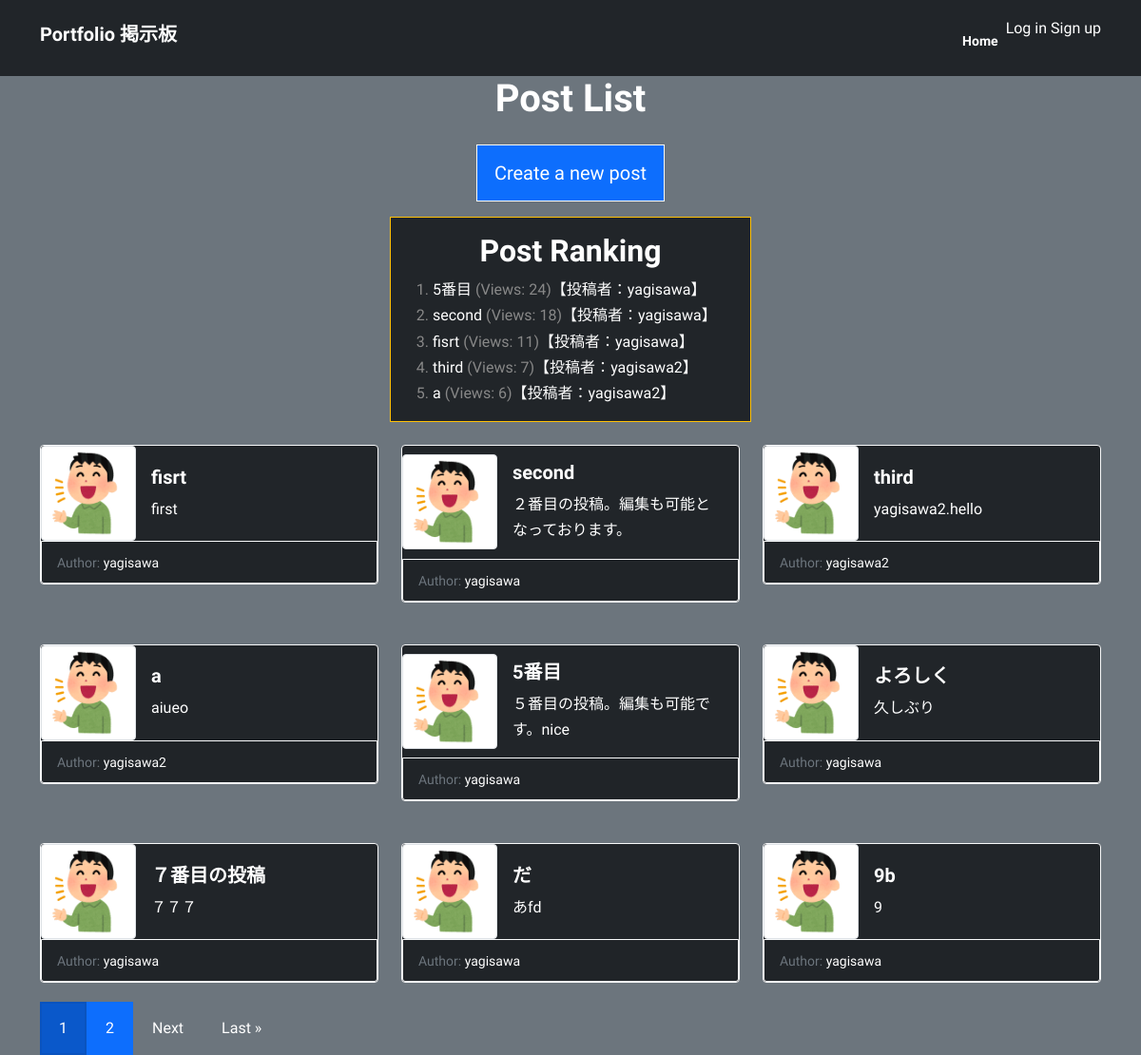
The app's page /, older data.
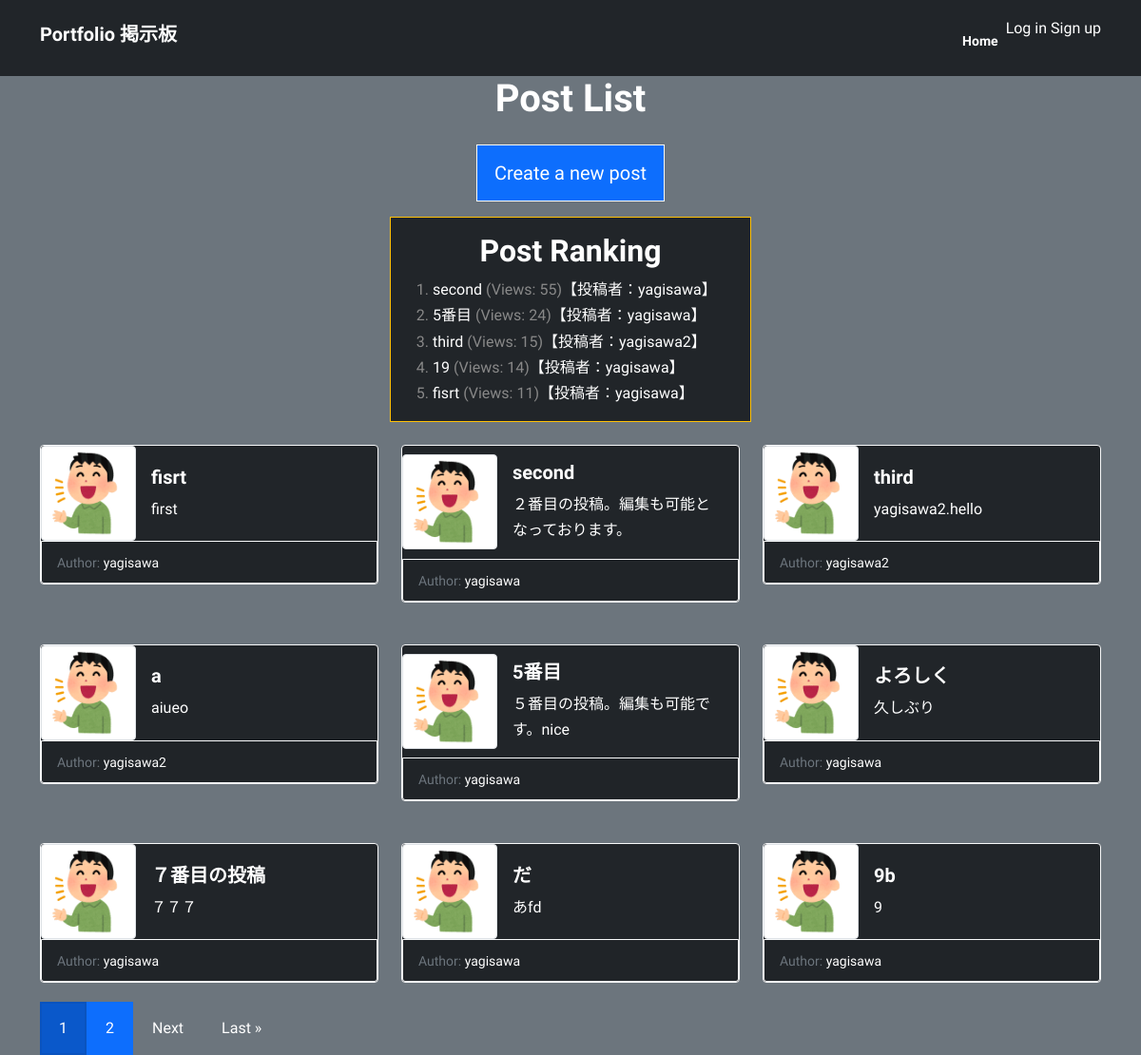
The same page, newer data.
### myapp/models.py (models this page shows, shortened)
class Post(models.Model):
    title = models.CharField(max_length=200)
    content = models.TextField()
    author = models.ForeignKey(User, on_delete=models.CASCADE)
    created_at = models.DateTimeField(auto_now_add=True)
    updated_at = models.DateTimeField(auto_now=True)
    likes = models.ManyToManyField(settings.AUTH_USER_MODEL, related_name='likes', blank=True)
    views = models.IntegerField(default=0)
    icon = models.ImageField(upload_to='icons/', blank=True, null=True)
    def get_author_avatar_url(self):
        return self.author.profile.avatar.url if self.author.profile.avatar else None

### myapp/views.py (the view)
# urls.py: path('', views.post_list, name='post_list'),
def post_list(request):
    posts = Post.objects.all()
    ranked_posts = Post.objects.annotate(num_views=F('views') + 1).order_by('-num_views')[:5]
    paginator = Paginator(posts, 9)
    page_number = request.GET.get('page')
    page_obj = paginator.get_page(page_number)
    if page_number is None or int(page_number) == 1:
        show_ranking = True
    else:
        show_ranking = False
    if request.method == 'POST':
        form = CommentForm(request.POST)
        if form.is_valid():
            comment = form.save(commit=False)
            comment.post = Post
            comment.save()
            return redirect('post_detail', pk=Post.pk)
    else:
        form = CommentForm()
    return render(request, 'myapp/post_list.html', {'posts': posts, 'ranked_posts': ranked_posts, 'page_obj': page_obj, 'form': form})

### myapp/templates/myapp/post_list.html (shortened to what this page needs)
{% extends 'base.html' %}
{% load static %}
{% block content %}
<div class="container">
  <div class="text-center">
    <h1>Post List</h1>
    <a class="btn btn-primary btn-lg mt-3 mb-3 border border-light" href="{% url 'post_create' %}">Create a new post</a>
  </div>
  <div class="row justify-content-center">
    <div class="col-md-4 bg-dark border border-warning mb-4">
      <div class="post-section mt-3 mb-3">
        <h2 class="text-center">Post Ranking</h2>
        <ol class="ranking-list bg-dark">
          {% for post in ranked_posts %}
            <li><a href="{% url 'post_detail' post.pk %}" class="text-white">{{ post.title }}</a> (Views: {{ post.views }})<a href="{% url 'profile' post.author.username %}">【投稿者：{{ post.author }}】</a></li>
          {% empty %}
            <li>No posts yet.</li>
            <li>Be the first to create a post and get to the top of the ranking!</li>
          {% endfor %}
        </ol>
      </div>
    </div>
  </div>
  {% if page_obj %}
  <div class="row row-cols-1 row-cols-md-3 g-4">
    {% for post in page_obj %}
      <div class="col">
        <div class="card bg-dark border border-light">
          <div class="d-flex align-items-center">
            {% if post.get_author_avatar_url %}
              <img src="{{ post.get_author_avatar_url }}" class="card-img-left img-thumbnail" alt="Avatar" style="width: 100px; height: 100px;">
            {% else %}
              <img src="{% static 'images/default_avatar.png' %}" class="card-img-left img-thumbnail" alt="Avatar" style="width: 100px; height: 100px;">
            {% endif %}
            <div class="card-body">
              <h5 class="card-title"><a href="{% url 'post_detail' post.pk %}">{{ post.title }}</a></h5>
              <p class="card-text text-white">
                {% if post.content|length > 30 %}
                  {{ post.content|slice:":30" }}...
                {% else %}
                  {{ post.content }}
                {% endif %}
              </p>
            </div>
          </div>
          <div class="card-footer border border-light">
            <small class="text-muted">Author: <a href="{% url 'profile' post.author.username %}" class="text-white">{{ post.author.username }}</a></small>
          </div>
        </div>
      </div>
    {% empty %}
      <p>No posts yet.</p>
    {% endfor %}
  </div>
  {% else %}
    <p>No posts yet.</p>
  {% endif %}
  {% if page_obj.has_other_pages %}
    <div class="pagination">
      {% for num in page_obj.paginator.page_range %}
        {% if page_obj.number == num %}
          <a class="btn btn-primary active" href="?page={{ num }}">{{ num }}</a>
        {% else %}
          <a class="btn btn-primary" href="?page={{ num }}">{{ num }}</a>
        {% endif %}
      {% endfor %}
      {% if page_obj.has_next %}
        <a class="btn btn-secondary" href="?page={{ page_obj.next_page_number }}">Next</a>
        <a class="btn btn-secondary" href="?page={{ page_obj.paginator.num_pages }}">Last &raquo;</a>
      {% endif %}
    </div>
  {% endif %}
</div>
{% endblock %}

Row changes from the older to the newer data that the page shows:
no longer on one of the page's lists (row unchanged): Post: title "a", views "6", author "yagisawa2"
changed Post "second": views "18" → "55"; moves up the list
changed Post "third": views "7" → "15"; moves up the list
added Post: title "19", views "14", author "yagisawa", shown under "Post Ranking"
